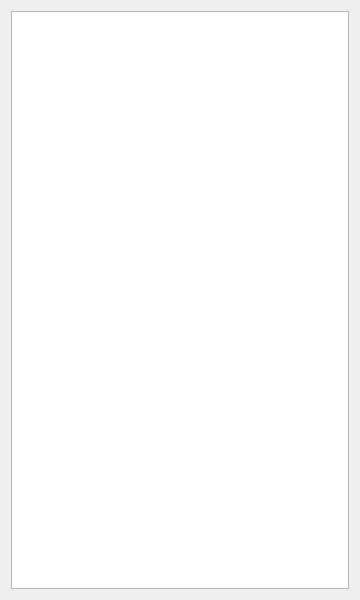
<?xml version="1.0" encoding="UTF-8"?>
<ui version="4.0">
 <class>DetailedScore</class>
 <widget class="QDialog" name="DetailedScore">
  <property name="geometry">
   <rect>
    <x>0</x>
    <y>0</y>
    <width>360</width>
    <height>600</height>
   </rect>
  </property>
  <property name="windowTitle">
   <string>小题分</string>
  </property>
  <layout class="QHBoxLayout" name="horizontalLayout">
   <item>
    <widget class="QTableView" name="detailsTable"/>
   </item>
  </layout>
 </widget>
 <layoutdefault spacing="6" margin="11"/>
 <resources/>
 <connections/>
</ui>
